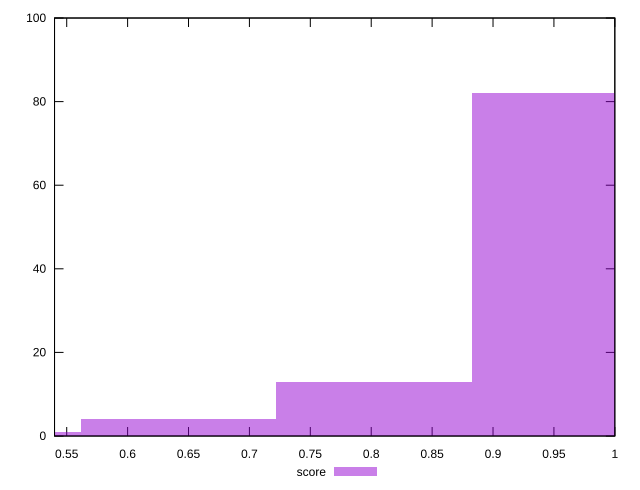

Recreate this plot in gnuplot.
reset

$score <<EOF
0.8023652295484435 13
0.9628382754581322 82
0.6418921836387548 4
0.4814191377290661 1
EOF

set key outside below
set boxwidth 0.1604730459096887
set xrange [0.54:1]
set yrange [0:100]
set trange [0:100]
set style fill transparent solid 0.5 noborder
set terminal svg size 640, 490 enhanced background rgb 'white'
set output "report_00014_2021-02-09T15:56:05.503Z/speed-index/samples/pages+cached+noadtech+nomedia/score/histogram.svg"

plot $score title "score" with boxes

reset
